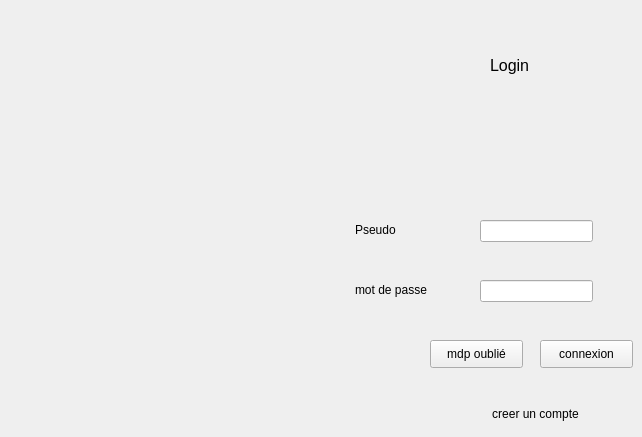
    <widget class="QWidget" name="page1">
     <widget class="QLabel" name="label_35">
      <property name="geometry">
       <rect>
        <x>355</x>
        <y>220</y>
        <width>91</width>
        <height>20</height>
       </rect>
      </property>
      <property name="styleSheet">
       <string notr="true">background : none; </string>
      </property>
      <property name="text">
       <string>Pseudo</string>
      </property>
     </widget>
     <widget class="QLabel" name="label_36">
      <property name="geometry">
       <rect>
        <x>355</x>
        <y>280</y>
        <width>91</width>
        <height>20</height>
       </rect>
      </property>
      <property name="styleSheet">
       <string notr="true">background : none; </string>
      </property>
      <property name="text">
       <string>mot de passe</string>
      </property>
     </widget>
     <widget class="QLineEdit" name="pseudo">
      <property name="geometry">
       <rect>
        <x>480</x>
        <y>220</y>
        <width>113</width>
        <height>22</height>
       </rect>
      </property>
      <property name="styleSheet">
       <string notr="true">background : none; </string>
      </property>
     </widget>
     <widget class="QLineEdit" name="mdp">
      <property name="geometry">
       <rect>
        <x>480</x>
        <y>280</y>
        <width>113</width>
        <height>22</height>
       </rect>
      </property>
      <property name="styleSheet">
       <string notr="true">background : none; </string>
      </property>
      <property name="echoMode">
       <enum>QLineEdit::Password</enum>
      </property>
     </widget>
     <widget class="QPushButton" name="login">
      <property name="geometry">
       <rect>
        <x>540</x>
        <y>340</y>
        <width>93</width>
        <height>28</height>
       </rect>
      </property>
      <property name="styleSheet">
       <string notr="true">background : none; </string>
      </property>
      <property name="text">
       <string>connexion</string>
      </property>
     </widget>
     <widget class="QLabel" name="label_37">
      <property name="geometry">
       <rect>
        <x>490</x>
        <y>40</y>
        <width>61</width>
        <height>51</height>
       </rect>
      </property>
      <property name="font">
       <font>
        <pointsize>12</pointsize>
       </font>
      </property>
      <property name="styleSheet">
       <string notr="true">background : none; </string>
      </property>
      <property name="text">
       <string>Login</string>
      </property>
     </widget>
     <widget class="QPushButton" name="pushButton_35">
      <property name="geometry">
       <rect>
        <x>430</x>
        <y>340</y>
        <width>93</width>
        <height>28</height>
       </rect>
      </property>
      <property name="styleSheet">
       <string notr="true">background : none; </string>
      </property>
      <property name="text">
       <string>mdp oublié</string>
      </property>
     </widget>
     <widget class="QPushButton" name="pushButton_36">
      <property name="geometry">
       <rect>
        <x>480</x>
        <y>400</y>
        <width>111</width>
        <height>28</height>
       </rect>
      </property>
      <property name="styleSheet">
       <string notr="true">background : none; border : none; </string>
      </property>
      <property name="text">
       <string>creer un compte</string>
      </property>
     </widget>
    </widget>
